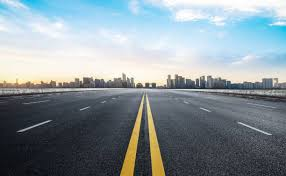
#> input picture practice/images/road.jpg, 286 x 176 px
$ python hough.py
#> lines starting #> are read from the running program, lines starting #| are printed output that depends on the picture; after the words box and inside, x2 and y2 are one past the last pixel; in counts of white or black regions, pixels touching at a corner belong together
import cv2
import numpy as np

# Load an image (replace 'image.jpg' with the path to your image)
image = cv2.imread('images/road.jpg')
#> image is the input picture: shape (176, 286, 3); mean B, G, R 153.7, 147.6, 135.5

# Convert the image to grayscale
gray_image = cv2.cvtColor(image, cv2.COLOR_BGR2GRAY)
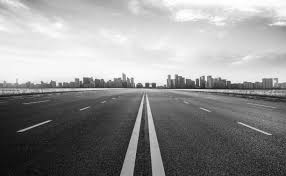
#> gray_image: shape (176, 286); min 1, max 255, mean 144.7

# Apply Canny edge detection
edges = cv2.Canny(gray_image, 50, 150)
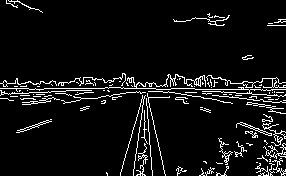
#> edges: shape (176, 286); 7% white in thin lines or dots

# Apply Hough Transform to detect lines
# cv2.HoughLines() detects lines using the standard Hough Transform
# cv2.HoughLinesP() detects lines using the probabilistic Hough Transform

# Standard Hough Transform
lines = cv2.HoughLines(edges, 1, np.pi / 180, 100)
#> lines = [[88, 1.57], [85, 1.59], [94, 1.52], [91, 1.54], [80, 1.62], [93, 1.54], [92, 1.57], [83, 1.57], [106, 1.47]]

# Probabilistic Hough Transform
# The last argument (e.g., 50) is the minimum number of intersections to detect a line
lines_p = cv2.HoughLinesP(edges, 100, np.pi / 180, 50, minLineLength=50, maxLineGap=10)
#> lines_p = [[3, 86, 78, 94], [206, 94, 284, 102], [3, 88, 70, 102], [3, 82, 58, 93], [218, 78, 276, 112], [227, 82, 285, 89]]

# Draw detected lines on the original image
if lines is not None:
    for line in lines:
        rho, theta = line[0]
        a = np.cos(theta)
        b = np.sin(theta)
        x0 = a * rho
        y0 = b * rho
        x1 = int(x0 + 1000 * (-b))
        y1 = int(y0 + 1000 * (a))
        x2 = int(x0 - 1000 * (-b))
        y2 = int(y0 - 1000 * (a))
        cv2.line(image, (x1, y1), (x2, y2), (0, 255, 0), 2)
#> this loop made 9 passes
#> (rho, theta, a, b, x0, y0, x1, y1) on passes 1 to 9: (88, 1.57, -4.37e-08, 1, -3.85e-06, 88, -1000, 87), (85, 1.59, -0.0175, 1, -1.48, 84.99, -1001, 67), (94, 1.52, 0.0523, 0.999, 4.92, 93.87, -993, 146), (91, 1.54, 0.0349, 0.999, 3.18, 90.94, -996, 125), (80, 1.62, -0.0523, 0.999, -4.19, 79.89, -1002, 27), (93, 1.54, 0.0349, 0.999, 3.25, 92.94, -996, 127), (92, 1.57, -4.37e-08, 1, -4.02e-06, 92, -1000, 91), (83, 1.57, -4.37e-08, 1, -3.63e-06, 83, -1000, 82), (106, 1.47, 0.105, 0.995, 11.08, 105.4, -983, 209)
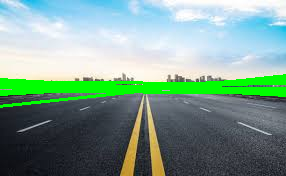
#> image: shape (176, 286, 3); 8.33% of pixels changed, all inside (x1, y1, x2, y2) = (0, 74, 286, 108)

if lines_p is not None:
    for line in lines_p:
        x1, y1, x2, y2 = line[0]
        cv2.line(image, (x1, y1), (x2, y2), (0, 255, 0), 2)
#> this loop made 6 passes
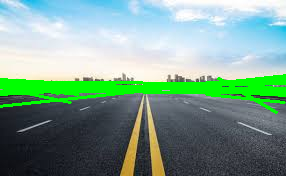
#> image: shape (176, 286, 3); 1.1% of pixels changed, all inside (x1, y1, x2, y2) = (3, 77, 286, 114)

# Display the results
cv2.imshow('Original Image with Lines', image)
cv2.imshow('Edges', edges)

# Wait until a key is pressed and close all windows
cv2.waitKey(0)
cv2.destroyAllWindows()

$ run again, with practice/images/color.jpg copied over practice/images/road.jpg
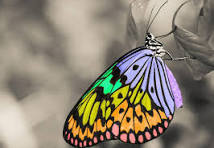
#> input picture practice/images/color.jpg, 214 x 148 px
#> image is the input picture: shape (148, 214, 3); mean B, G, R 115.2, 131.6, 140.4
#> `edges = cv2.Canny(gray_image, 50, 150)`:
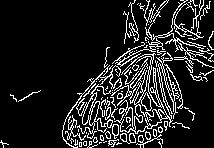
#> edges: shape (148, 214); 13.3% white in thin lines or dots
#> lines = None
#> lines_p = 42 rows, first 6: [111, 84, 175, 78], [86, 89, 176, 81], [117, 64, 172, 72], [66, 117, 160, 144], [104, 64, 173, 75], [67, 115, 162, 142]
#> the loop `for line in lines_p:` made 42 passes
#> after the loop `for line in lines_p:`:
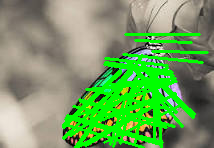
#> image: shape (148, 214, 3); mean B, G, R 96.7, 160.6, 113.9
